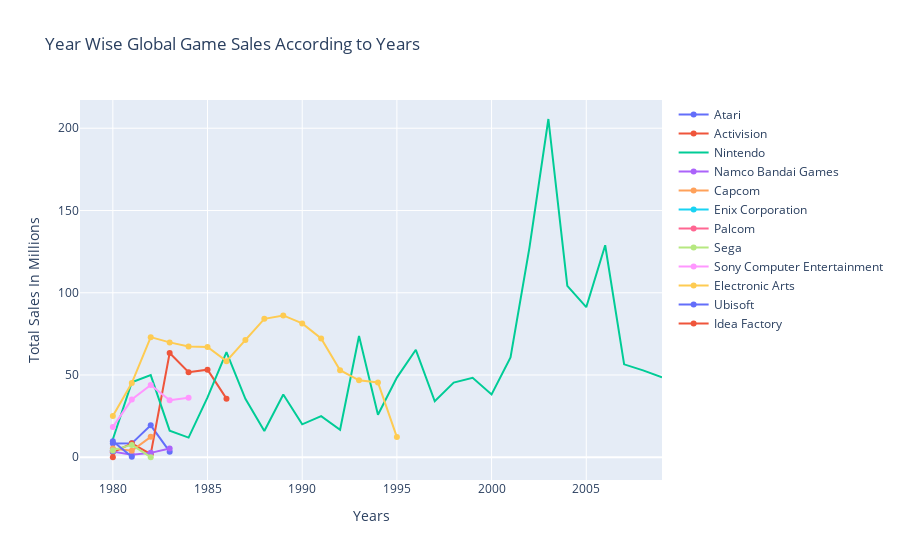

The cell this chart's notebook holds for it:
### Code cell
publishers = top_gallsales_inyears.Publisher.unique()
for p in range(len(publishers)):
    figs.append(go.Scatter(x = years, y=top_gallsales_inyears.Global_Sales[top_gallsales_inyears.Publisher == publishers[p]],
                           name=publishers[p]))
     
    
layout = dict(title="Year Wise Global Game Sales According to Years",
             xaxis = dict(title = "Years"), yaxis=dict(title = "Total Sales In Millions"))
figure=dict(data=figs, layout=layout)
iplot(figure)
